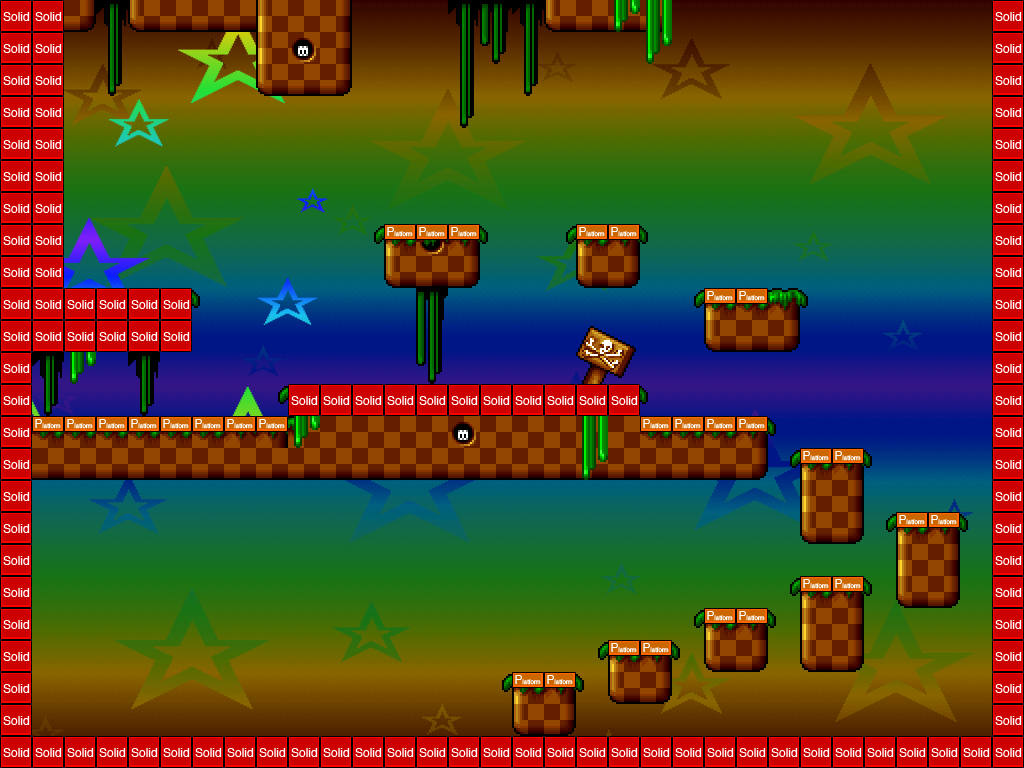

A 2D game scene composited from a Tiled map and its tileset images. What follows is a short description and the map's XML, with each tile layer's data collapsed to a summary:
An orthogonal 32x24 tile map with 32x32 px tiles, 3 tile layers (background, foreground, collision), 2 tilesets, 2 image layers and 8 objects (7x CoinEntity, mainPlayer).

<map version="1.0" orientation="orthogonal" width="32" height="24" tilewidth="32" tileheight="32">
 <properties>
  <property name="background_image" value="area01_bkg0" />
 </properties>
 <tileset firstgid="1" name="area01_level_tiles" tilewidth="32" tileheight="32">
  <image source="area01_tileset/area01_level_tiles.png" width="640" height="241" />
 </tileset>
 <tileset firstgid="141" name="metatiles32x32" tilewidth="32" tileheight="32">
  <image source="area01_tileset/metatiles32x32.png" width="160" height="32" />
  <tile id="0">
   <properties>
    <property name="type" value="solid" />
   </properties>
  </tile>
  <tile id="1">
   <properties>
    <property name="type" value="platform" />
   </properties>
  </tile>
 </tileset>
 <imagelayer name="Parallax1" width="32" height="24">
  <image source="area01_parallax/area01_bkg0.png" />
  <properties>
   <property name="ratio" value="0" />
  </properties>
 </imagelayer>
 <imagelayer name="Parallax2" width="32" height="24">
  <image source="area01_parallax/area01_bkg1.png" />
  <properties>
   <property name="ratio" value="0" />
  </properties>
 </imagelayer>
 <layer name="background" width="32" height="24">
  <data>[768 cells, 263 non-empty, 27 distinct tile ids]</data>
 </layer>
 <objectgroup color="#00ff00" name="Entities" width="32" height="24">
  <object name="mainPlayer" x="128" y="224" width="64" height="64">
   <properties>
    <property name="image" value="gripe_run_right" />
    <property name="spritewidth" value="64" />
   </properties>
  </object>
  <object name="CoinEntity" x="416" y="192" width="32" height="32">
   <properties>
    <property name="image" value="spinning_coin_gold" />
    <property name="spritewidth" value="32" />
   </properties>
  </object>
  <object name="CoinEntity" x="736" y="256" width="32" height="32">
   <properties>
    <property name="image" value="spinning_coin_gold" />
    <property name="spritewidth" value="32" />
   </properties>
  </object>
  <object name="CoinEntity" x="512" y="640" width="32" height="32">
   <properties>
    <property name="image" value="spinning_coin_gold" />
    <property name="spritewidth" value="32" />
   </properties>
  </object>
  <object name="CoinEntity" x="608" y="608" width="32" height="32">
   <properties>
    <property name="image" value="spinning_coin_gold" />
    <property name="spritewidth" value="32" />
   </properties>
  </object>
  <object name="CoinEntity" x="704" y="576" width="32" height="32">
   <properties>
    <property name="image" value="spinning_coin_gold" />
    <property name="spritewidth" value="32" />
   </properties>
  </object>
  <object name="CoinEntity" x="832" y="416" width="32" height="32">
   <properties>
    <property name="image" value="spinning_coin_gold" />
    <property name="spritewidth" value="32" />
   </properties>
  </object>
  <object name="CoinEntity" x="928" y="480" width="32" height="32">
   <properties>
    <property name="image" value="spinning_coin_gold" />
    <property name="spritewidth" value="32" />
   </properties>
  </object>
 </objectgroup>
 <objectgroup color="#ff0000" name="EnemyEntities" width="32" height="24" />
 <layer name="foreground" width="32" height="24">
  <data>[768 cells, 13 non-empty, 3 distinct tile ids]</data>
 </layer>
 <layer name="collision" width="32" height="24">
  <data>[768 cells, 139 non-empty, 2 distinct tile ids]</data>
 </layer>
</map>
